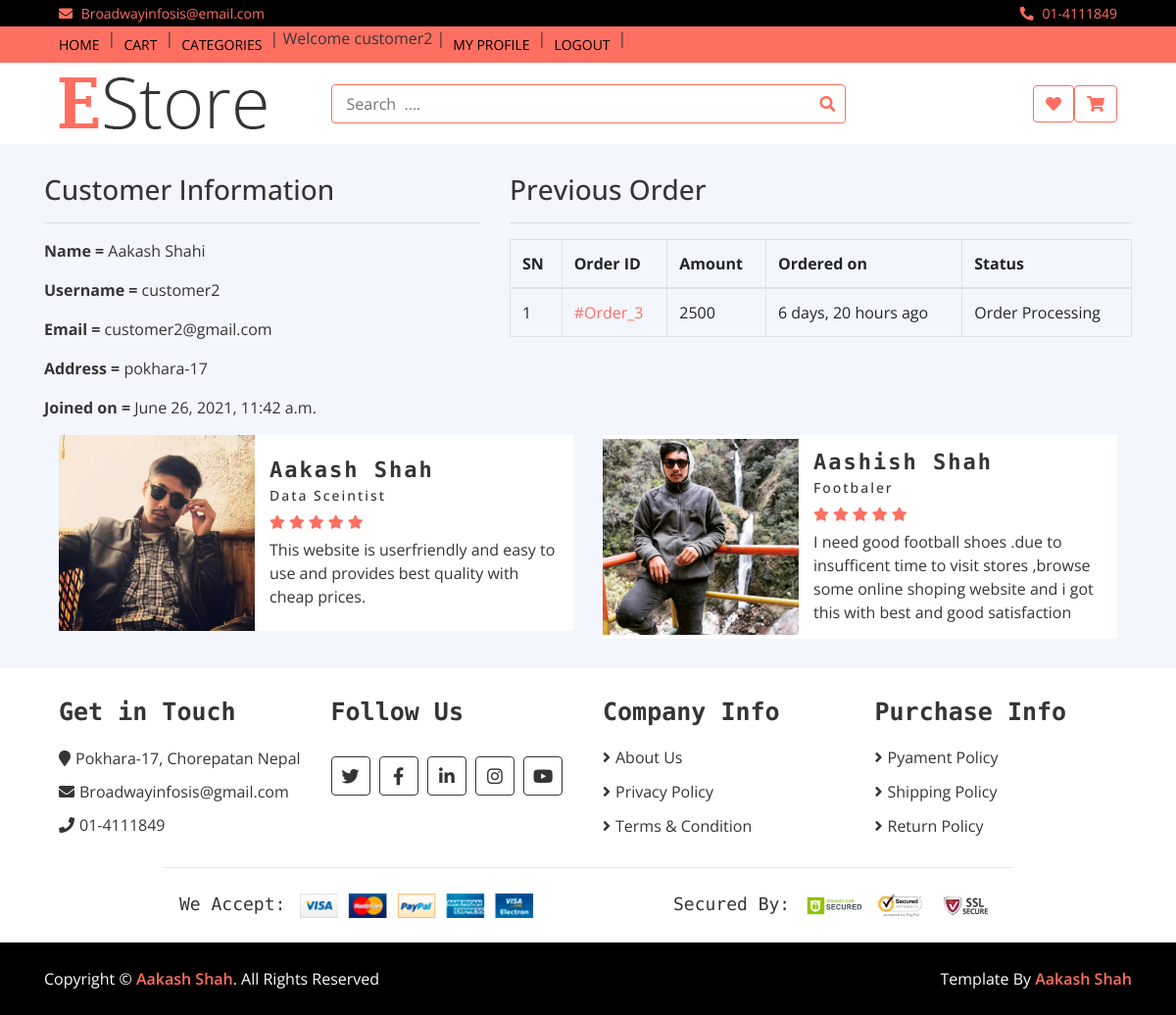
The app's page /profile/ (signed in) with its own data.
### ecomapp/models.py (models this page shows, shortened)
class Customer(models.Model):
    user = models.OneToOneField(User,on_delete=models.CASCADE)
    full_name = models.CharField(max_length=200)
    address = models.CharField(max_length=200,null =True, blank=True)
    joined_on = models.DateTimeField(auto_now_add=True)

class Order(models.Model):
    cart = models.ForeignKey(Cart,on_delete=models.CASCADE)
    ordered_by = models.CharField(max_length=200)
    shipping_address = models.CharField(max_length=200)
    mobile = models.CharField(max_length=10)
    email = models.EmailField(null=True,blank=True)
    subtotal = models.PositiveIntegerField()
    total = models.PositiveIntegerField()
    order_status = models.CharField(max_length=60, choices=ORDER_STATUS)
    created_at = models.DateTimeField(auto_now_add=True)
    payment_method = models.CharField(max_length=20, choices=METHOD, default="Cash On Delivery")
    payment_completed = models.BooleanField(default=False, null=True, blank=True)

### ecomapp/views.py (the view)
# urls.py: path("profile/", CustomerProfileView.as_view(), name ="customerprofile"),
class CustomerProfileView(TemplateView):
    template_name = "customerprofile.html"
    def dispatch(self, request, *args, **kwargs):
        if request.user.is_authenticated and Customer.objects.filter(user=request.user).exists():
            pass
        else:
            return redirect("/login/?next=/profile/")
        return super().dispatch(request, *args, **kwargs)
    def get_context_data(self, **kwargs):
        context = super().get_context_data(**kwargs)
        customer = self.request.user.customer
        context['customer'] = customer
        orders = Order.objects.filter(cart__customer=customer).order_by("-id")
        context["orders"] = orders
        return context

### templates/customerprofile.html
{% extends 'base.html' %}
{% load static %}
{% block content %}
<div class="container">
    <div class="row">
        <div class="col-md-5">
            <h3>Customer Information</h3>
            <hr>
            <p><span class="font-weight-bold">Name = </span>{{customer.full_name}}</p>
            <p><span class="font-weight-bold">Username = </span>{{customer.user.username}}</p>
            <p><span class="font-weight-bold">Email = </span>{{customer.user.email}}</p>
            <p><span class="font-weight-bold">Address = </span>{{customer.address}}</p>
            <p><span class="font-weight-bold">Joined on = </span>{{customer.joined_on}}</p>
        </div>
        <div class="col-md-7">
            <h3>Previous Order</h3>
            <hr>
            <table class="table table-bordered">
                <thead>
                    <tr>
                        <th>SN</th>
                        <th>Order ID</th>
                        <th>Amount</th>
                        <th>Ordered on</th>
                        <th>Status</th>
                    </tr>
                </thead>
                <tbody>
                    {% for ord in orders %}
                    <tr>
                        <td>{{forloop.counter}}</td>
                        <td><a href="{% url 'ecomapp:customerorderdetail' ord.pk %}"> #Order_{{ord.id}}</a></td>
                        <td>{{ord.total}}</td>
                        <td>{{ord.created_at|timesince}} ago</td>
                        <td>{{ord.order_status}}</td>
                    </tr>
                    {%endfor%}
                </tbody>
            </table>
        </div>
    </div>
</div>
{% endblock %}

### templates/base.html (shortened to what this page needs)
<!DOCTYPE html>
{% load static %}
<html lang="en">
    <head>
        <link href="https://stackpath.bootstrapcdn.com/bootstrap/4.4.1/css/bootstrap.min.css" rel="stylesheet">
        <link href="https://cdnjs.cloudflare.com/ajax/libs/font-awesome/5.10.0/css/all.min.css" rel="stylesheet">
        <link href="{% static 'lib/slick/slick.css' %}" rel="stylesheet">
        <link href="{% static 'lib/slick/slick-theme.css' %}" rel="stylesheet">
        <link href="{% static 'css/style.css' %}" rel="stylesheet">
    </head>
    <body>
        <div class="top-bar">
            <div class="container-fluid">
                <div class="row">
                    <div class="col-sm-6">
                        <i class="fa fa-envelope"></i>
                        Broadwayinfosis@email.com
                    </div>
                    <div class="col-sm-6">
                        <i class="fa fa-phone-alt"></i>
                        01-4111849
                    </div>
                </div>
            </div>
        </div>
        <div class="nav">
            <div class="container-fluid">
                <nav class="navbar navbar-expand-md bg-dark navbar-dark">
                    <div class="collapse navbar-collapse justify-content-between" id="navbarCollapse">
                        <div class="navbar-nav mr-auto">
                            <a href="{% url 'ecomapp:home' %}" class="nav-item nav-link active">Home</a> |
                            <a href="{% url 'ecomapp:mycart' %}" class="nav-item nav-link active">Cart</a> |
                            <a href="{% url 'ecomapp:allproducts' %}" class="nav-item nav-link active">Categories</a> |
                            {% if request.user.customer %}
                            Welcome {{request.user.username}} |
                            <a href="{% url 'ecomapp:customerprofile' %}" class="nav-item nav-link active">My Profile</a> |
                            <a href="{% url 'ecomapp:customerlogout' %}" class="nav-item nav-link active">Logout</a> |
                            {% else %}
                            <a href="{% url 'ecomapp:customerregistration' %}" class="nav-item nav-link active">Registeration</a> |
                            <a href="{% url 'ecomapp:customerlogin' %}" class="nav-item nav-link active">Login</a> |
                            {% endif %}
                        </div>
                    </div>
                </nav>
            </div>
        </div>
        <div class="bottom-bar">
            <div class="container-fluid">
                <div class="row align-items-center">
                    <div class="col-md-3">
                        <div class="logo">
                            <a href="/">
                                <img src="{% static 'img/logo.png' %}">
                            </a>
                        </div>
                    </div>
                    <div class="col-md-6">
                        <form method="GET" action="{% url 'ecomapp:search' %}">
                        <div class="search">
                            <input name="keyword" type="text" placeholder="Search  ...." required>
                            <button type="submit"><i class="fa fa-search"></i></button>
                        </div>
                        </form>
                    </div>
                    <div class="col-md-3">
                        <div class="user">
                            <a href="wishlist.html" class="btn btn-wishlist">
                                <i class="fa fa-heart"></i>
                            </a>
                            <a href="" class="btn btn-cart">
                                <i class="fa fa-shopping-cart"></i>
                            </a>
                        </div>
                    </div>
                </div>
            </div>
        </div>
  {% block content %}
  {% endblock %}
    <div class="review">
        <div class="container-fluid">
            <div class="row align-items-center review-slider normal-slider">
                <div class="col-md-6">
                    <div class="review-slider-item">
                        <div class="review-img">
                            <img src="{% static 'img/man-2.jpg' %}" alt="Image">
                        </div>
                        <div class="review-text">
                            <h2>Aakash Shah</h2>
                            <h3>Data Sceintist</h3>
                            <div class="ratting">
                                <i class="fa fa-star"></i>
                                <i class="fa fa-star"></i>
                                <i class="fa fa-star"></i>
                                <i class="fa fa-star"></i>
                                <i class="fa fa-star"></i>
                            </div>
                            <p>
                                This website is userfriendly and easy to use and provides best quality with cheap prices.
                            </p>
                        </div>
                    </div>
                </div>
                <div class="col-md-6">
                    <div class="review-slider-item">
                        <div class="review-img">
                            <img src="{% static 'img/man-1.jpg' %}" alt="Image">
                        </div>
                        <div class="review-text">
                            <h2>Aashish Shah</h2>
                            <h3>Footbaler</h3>
                            <div class="ratting">
                                <i class="fa fa-star"></i>
                                <i class="fa fa-star"></i>
                                <i class="fa fa-star"></i>
                                <i class="fa fa-star"></i>
                                <i class="fa fa-star"></i>
                            </div>
                            <p>
                                I need good football shoes .due to insufficent time to visit stores ,browse some online shoping website
                                and i got this with best and good satisfaction
                            </p>
                        </div>
                    </div>
                </div>
            </div>
        </div>
    </div>
        <div class="footer">
            <div class="container-fluid">
                <div class="row">
                    <div class="col-lg-3 col-md-6">
                        <div class="footer-widget">
                            <h2>Get in Touch</h2>
                            <div class="contact-info">
                                <p><i class="fa fa-map-marker"></i>Pokhara-17, Chorepatan Nepal</p>
                                <p><i class="fa fa-envelope"></i>Broadwayinfosis@gmail.com</p>
                                <p><i class="fa fa-phone"></i>01-4111849</p>
                            </div>
                        </div>
                    </div>
                    <div class="col-lg-3 col-md-6">
                        <div class="footer-widget">
                            <h2>Follow Us</h2>
                            <div class="contact-info">
                                <div class="social">
                                    <a href="https://twitter.com" target="_blank"><i class="fab fa-twitter"></i></a>
                                    <a href="https://facebook.com" target="_blank"><i class="fab fa-facebook-f"></i></a>
                                    <a href="https://linkedin.com" target="_blank"><i class="fab fa-linkedin-in"></i></a>
                                    <a href="https://instagram.com" target="_blank"><i class="fab fa-instagram"></i></a>
                                    <a href="https://youtube.com" target="_blank"><i class="fab fa-youtube"></i></a>
                                </div>
                            </div>
                        </div>
                    </div>
                    <div class="col-lg-3 col-md-6">
                        <div class="footer-widget">
                            <h2>Company Info</h2>
                            <ul>
                                <li><a href="#">About Us</a></li>
                                <li><a href="#">Privacy Policy</a></li>
                                <li><a href="#">Terms & Condition</a></li>
                            </ul>
                        </div>
                    </div>
                    <div class="col-lg-3 col-md-6">
                        <div class="footer-widget">
                            <h2>Purchase Info</h2>
                            <ul>
                                <li><a href="#">Pyament Policy</a></li>
                                <li><a href="#">Shipping Policy</a></li>
                                <li><a href="#">Return Policy</a></li>
                            </ul>
                        </div>
                    </div>
                </div>
                <div class="row payment align-items-center">
                    <div class="col-md-6">
                        <div class="payment-method">
                            <h2>We Accept:</h2>
                            <img src="{% static 'img/payment-method.png' %}" alt="Payment Method" />
                        </div>
                    </div>
                    <div class="col-md-6">
                        <div class="payment-security">
                            <h2>Secured By:</h2>
                            <img src="{% static 'img/godaddy.svg' %}" alt="Payment Security" />
                            <img src="{% static 'img/norton.svg' %}" alt="Payment Security" />
                            <img src="{% static 'img/ssl.svg' %}" alt="Payment Security" />
                        </div>
                    </div>
                </div>
            </div>
        </div>
        <div class="footer-bottom">
            <div class="container">
                <div class="row">
                    <div class="col-md-6 copyright">
                        <p>Copyright &copy; <a href="https://htmlcodex.com">Aakash Shah</a>. All Rights Reserved</p>
                    </div>
                    <div class="col-md-6 template-by">
                        <p>Template By <a href="https://htmlcodex.com">Aakash Shah</a></p>
                    </div>
                </div>
            </div>
        </div>
    </body>
</html>

### records on screen
Customer: full_name "Aakash Shahi", user.username "customer2", user.email "customer2@gmail.com", address "pokhara-17", joined_on "June 26, 2021, 11:42 a.m."
Order: id "3", total "2500", created_at "6 days, 20 hours", order_status "Order Processing"

### other values on screen
{{ request.user.username }} "customer2"
